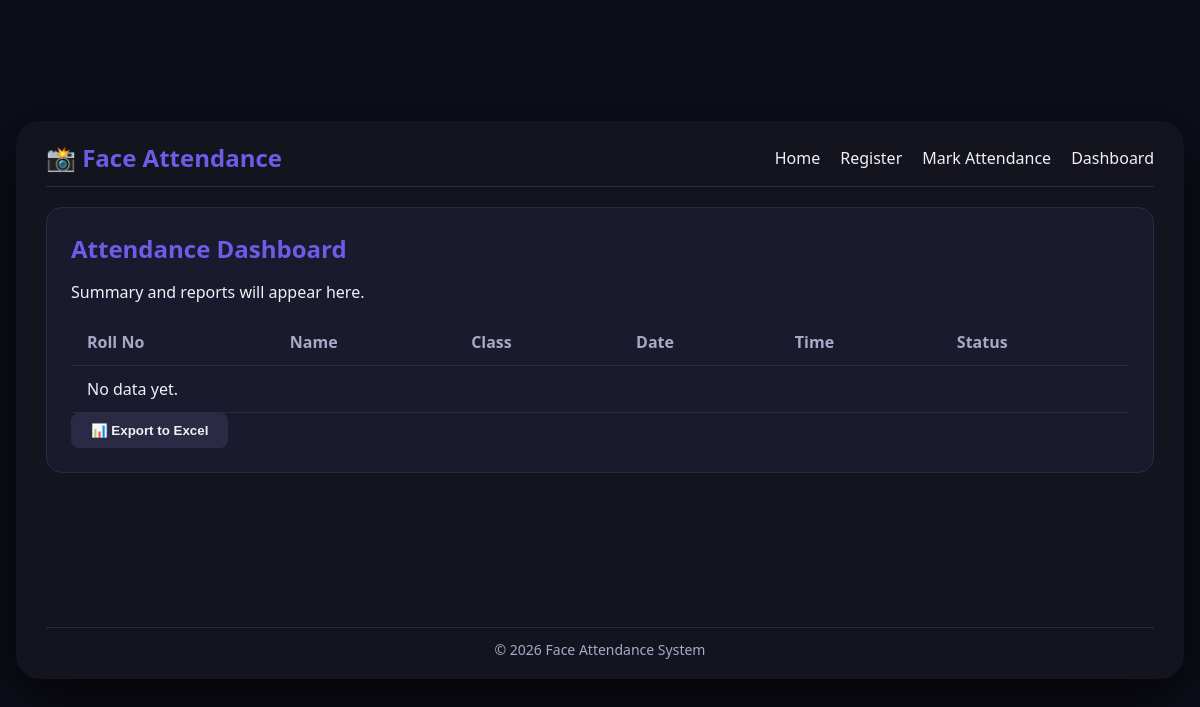
Page /dashboard on the earlier database version.
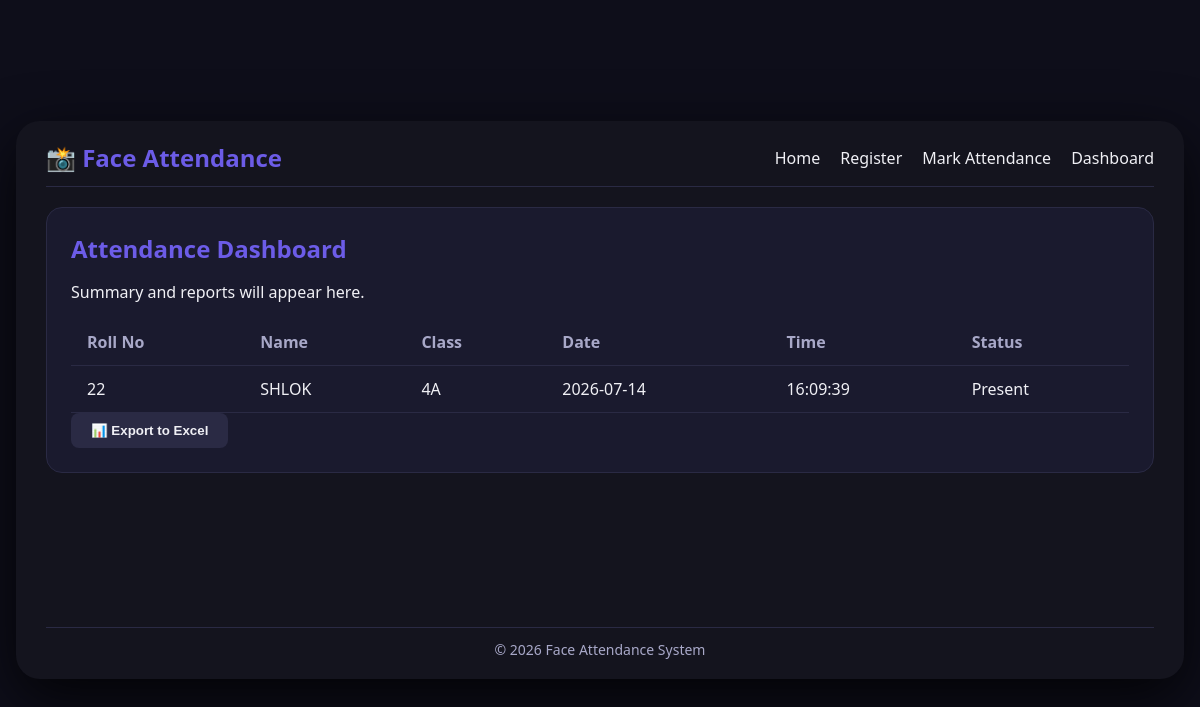
Same page on the later database version.
### tables this page shows
CREATE TABLE attendance (
        id INTEGER PRIMARY KEY AUTOINCREMENT,
        student_id INTEGER NOT NULL,
        date DATE NOT NULL,
        time TIME NOT NULL,
        status TEXT DEFAULT 'Present'
    );

CREATE TABLE students (
        id INTEGER PRIMARY KEY AUTOINCREMENT,
        name TEXT NOT NULL,
        roll_no TEXT UNIQUE NOT NULL,
        class TEXT NOT NULL,
        face_encoding BLOB NOT NULL
    );

### app.py (the view)
@app.route('/dashboard')
def dashboard():
    conn = sqlite3.connect('database.db')
    c = conn.cursor()
    query = "SELECT students.name, students.roll_no, students.class, attendance.date, attendance.time, attendance.status FROM attendance JOIN students ON attendance.student_id = students.id ORDER BY attendance.date DESC"
    c.execute(query)
    records = c.fetchall()
    conn.close()
    return render_template('dashboard.html', records=records)

### templates/dashboard.html (shortened to what this page needs)
{% extends "base.html" %}
{% block content %}
<div class="card">
    <h2>Attendance Dashboard</h2>
    <p>Summary and reports will appear here.</p>
    <table>
        <thead>
            <tr>
                <th>Roll No</th>
                <th>Name</th>
                <th>Class</th>
                <th>Date</th>
                <th>Time</th>
                <th>Status</th>
            </tr>
        </thead>
        <tbody>
            {% if records %}
                {% for record in records %}
                <tr>
                    <td>{{ record[1] }}</td>
                    <td>{{ record[0] }}</td>
                    <td>{{ record[2] }}</td>
                    <td>{{ record[3] }}</td>
                    <td>{{ record[4] }}</td>
                    <td>{{ record[5] }}</td>
                </tr>
                {% endfor %}
            {% else %}
                <tr><td colspan="6">No data yet.</td></tr>
            {% endif %}
        </tbody>
    </table>
    <button class="btn secondary">📊 Export to Excel</button>
</div>
{% endblock %}

### templates/base.html (shortened to what this page needs)
<!DOCTYPE html>
<html lang="en">
<head>
    <link rel="stylesheet" href="{{ url_for('static', filename='style.css') }}" />
</head>
<body>
    <div id="main">
        <div id="header">
            <nav>
                <div class="logo">📸 Face Attendance</div>
                <ul>
                    <li><a href="{{ url_for('index') }}">Home</a></li>
                    <li><a href="{{ url_for('register') }}">Register</a></li>
                    <li><a href="{{ url_for('mark_attendance') }}">Mark Attendance</a></li>
                    <li><a href="{{ url_for('dashboard') }}">Dashboard</a></li>
                </ul>
            </nav>
        </div>
        <div id="content">
            {% block content %}{% endblock %}
        </div>
        <div id="footer">
            <p>&copy; 2026 Face Attendance System</p>
        </div>
    </div>
</body>
</html>

### static/style.css (style rules this page uses)
:root { --bg: #0e0e1a; --panel: #14141e; --card: #1a1a2e; --border: #2a2a44; --text: #f0f0f5; --muted: #a8a8c8; --accent: #6c5ce7; --green: #0d2a0; --red: #ff6b6b; }
* { box-sizing: border-box; margin: 0; padding: 0; }
body { font-family: 'Segoe UI', Roboto, sans-serif; background: var(--bg); color: var(--text); min-height: 100vh; display: flex; align-items: center; justify-content: center; padding: 16px; }
#main { width: 100%; max-width: 1200px; background: var(--panel); border-radius: 24px; padding: 20px 30px; box-shadow: 0 20px 60px rgba(0,0,0,0.8); }
#header nav { display: flex; justify-content: space-between; align-items: center; border-bottom: 1px solid var(--border); padding-bottom: 12px; margin-bottom: 20px; }
.logo { font-size: 24px; font-weight: 700; color: var(--accent); }
nav ul { list-style: none; display: flex; gap: 20px; }
nav ul li a { color: var(--text); text-decoration: none; font-weight: 500; transition: color 0.2s; }
#content { min-height: 400px; }
#footer { border-top: 1px solid var(--border); padding-top: 12px; margin-top: 20px; text-align: center; color: var(--muted); font-size: 14px; }
.card { background: var(--card); border: 1px solid var(--border); border-radius: 16px; padding: 24px; margin-bottom: 20px; }
.card h2 { margin-bottom: 16px; color: var(--accent); }
.btn { padding: 10px 20px; border: none; border-radius: 8px; font-weight: 600; cursor: pointer; transition: 0.2s; margin-right: 8px; }
.btn.secondary { background: var(--border); color: var(--text); }
table { width: 100%; border-collapse: collapse; margin-top: 16px; }
table th, table td { padding: 12px 16px; border-bottom: 1px solid var(--border); text-align: left; }
table th { color: var(--muted); font-weight: 600; }

Differences in the rows shown:
added attendance: roll_no "22", name "SHLOK", class "4A", date "2026-07-14", time "16:09:39", status "Present"
Other differences:
text no longer shown: "No data yet."
